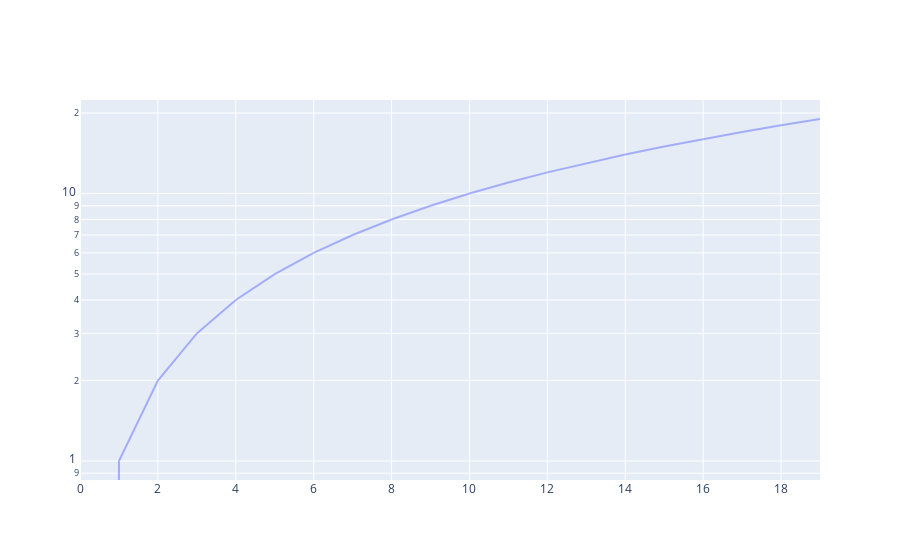

Notebook code cell kept with this figure:
### Code cell
import numpy as np

fig = go.Figure()

val = np.arange(0,20)
fig2= go.Scatter(name="a", y=val, opacity=0.5)
fig = go.Figure(fig2)
fig.update_yaxes(type="log")
# fig.add_trace(go.Scatter(name="a", y=val))
# fig.add_trace(go.Scatter(name="b", y=val+1))
# fig.add_trace(go.Scatter(name="c", y=val+2))
fig.show()
# print(fig)

### Figure 1 — Plotly figure (JSON) as saved in the notebook; plotly's stock layout.template omitted (floating-point values rounded to 4 significant figures)
{"data": [{"name": "a", "opacity": 0.5, "type": "scatter", "y": [0, 1, 2, 3, 4, 5, 6, 7, 8, 9, 10, 11, 12, 13, 14, 15, 16, 17, 18, 19]}], "layout": {"yaxis": {"type": "log"}}}
